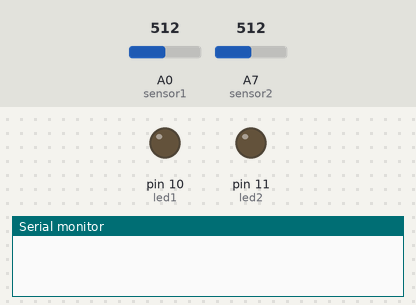
This sketch was run on a simulated Arduino Mega 2560, built with avr-gcc and run on an emulated ATmega2560. Shown: output pins drawn as LEDs (lit = HIGH), the last lines printed to the serial monitor. Inputs (shaded band) come from the test bench; at power-on: A0 (sensor1) = 512, A7 (sensor2) = 512. The modem accepts every AT command (registered, SIM ready, sends succeed) and sends nothing else.

Above: at 0.1 s.
At 85.1 s:
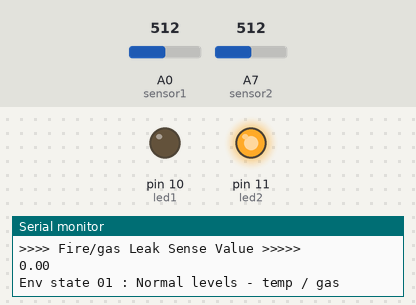
Timing chart, 0 to 86.6 s (numbered marks = the images above):
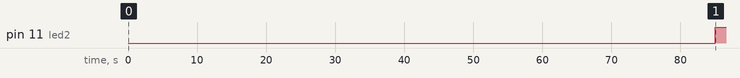

Measured:
- by itself, pin 11 (led2): LOW → HIGH at 85.0 s

The sketch:

IoTFuzzyThreeState.ino
```cpp
/****************************************************************************/
/* IoT - Fuzzy [temperature sensor, gas sensor] - Project  with  ThingSpeak */
/****************************************************************************/

/* Connections for RAW testing by typing commands on serial monitor
   ----------------------------------------------------------------
   Esp-01 TX ---> Arduino MEGA 1
   Esp-01 RX ---> Arduino MEGA 0
   ESP-01 VCC,ESP-01 CH_PD ---> Arduino MEGA 3V3 power rail
   ESP-01 GND --> GND

   MSP430 VCC 3V3 --> Arduino MEGA 3V3 power rail
   MSP430 GND --> GND

*/
/* Connections - Final Setup
   >>>>>>>>>>>>>>>>>>>>>>>>>

   Esp-01 TX ---> Arduino MEGA RX19
   Esp-01 RX ---> Arduino MEGA TX18
   ESP-01 VCC,ESP-01 CH_PD ---> Arduino MEGA 3V3 power rail
   ESP-01 GND --> GND

   MSP430 VCC 3V3 --> Arduino MEGA 3V3 power rail
   MSP430 GND --> GND

   Sensors to be connected on analog/digtal pins using 5V
   Piezo speaker is connected to piezoPin and controlled with tone() and noTone()
   #Any other pair of TX and RX MEGA pins can be used . 19,18 form Serial1()
*/

//Analog pins
int sensor1=A0;
int sensor2=A7;
//int sensor3=A2;
//int sensor4=A7;
//int sensor5in=12;
//int sensor5out=13;

int led1=10;
int led2=11;
int piezoPin=2;

float tempRead;
float gasRead;
//float lightRead;
//float soundRead;
//float ultrasonicRead;

String HOST;
String PORT;
String POST;
String POST_CrispFuzzyOP;
String API_WR;
String API_RD;
String ChID;

int postLen;
int postLentc;

uint32_t period; //used for timer
int speaker_Alarm=0;


void setup(){

  Serial.begin(9600);
  Serial1.begin(9600);

  //Pins
  pinMode(A0,INPUT);
  pinMode(A3,INPUT);
  pinMode(10,OUTPUT);
  pinMode(11,OUTPUT);

  //Network
  String AP ="Access point name";
  String PASS ="Password";

  //Cloud
  HOST="api.thingspeak.com";
  PORT="80";
  API_WR="WRITE KEY"; //API write key
  API_RD="READ KEY";//API read key
  ChID="CHANNEL ID";//Channel ID

  //Sensor fileds
  //------------------
  //field1 - Temperature
  //field2 - Gas Leak
  //field6 - Fire/gas Leak


  ATCommand("AT",150);

  ATCommand("AT+CWMODE=1",150);

  ATCommand("AT+CWJAP?",150);

  ATCommand("AT+CWJAP=\""+AP+"\",\""+PASS+"\"",15000); //Connecting to a wifi network
  Serial.println();

  ATCommand("AT+CWJAP?",150); //Checking if connected to any access point

  ATCommand("AT+CIFSR",300);  //Obtaining IP
  Serial.println();

  period = 0.25 * 60000L;    //Duration( 0.25=15seconds )

}

void loop(){

  Serial.println("Sensor Data");

  //Looping for atleast 15 seconds before posting new data set.
  for( uint32_t tStart = millis();  (millis()-tStart) < period;  ){
    tempRead = (float(((analogRead(sensor1)*(5.0/1024))+0.5)*100))-58;
    gasRead = float(analogRead(sensor2)*(5.0/1024));
    Serial.println("temp="+String(tempRead)+"C  gasC="+String(gasRead)+"V");
    delay(200);
 }

  delay(500);
  Serial1.flush();
  //**Posting Data to Thingspeak Channel**

  POST="GET /update?api_key="+API_WR+"&field1="+String(tempRead)+"&field2="+String(gasRead);

  postLen = POST.length()+4;

  Serial.println("\n"+POST+"\n");

  ATCommand("AT+CIPMUX=1",1000);  //***************************************888888cipmux=0 or 1

  ATCommand("AT+CIPSTART=0,\"TCP\",\""+HOST+"\","+PORT,1000);

  ATCommand("AT+CIPSEND=0,"+String(postLen),100);

  ATCommand(POST,100);
  ATCommand("",5000);

  ATCommand("AT+CIPCLOSE",5000); //***************************************888888cipclose or cipclose=1


  Serial.print("  Successfully posted (below)sensors data to ThingSpeak ");
  Serial.println("temp="+String(tempRead)+"C  gasC="+String(gasRead)+"V"+"\n"  );

  delay(32000);

  //**Reading latest crisp output uploaded to channel field from fuzzy inference system computation**
  POST_CrispFuzzyOP="GET /channels/"+ChID+"/fields/6/last?api_key="+API_RD+"&results=1";

  postLentc = POST_CrispFuzzyOP.length()+4;

  Serial.println(POST_CrispFuzzyOP+"\n");

  ATCommand("AT+CIPMUX=1",1000);  //***************************************888888cipmux=0 or 1

  ATCommand("AT+CIPSTART=0,\"TCP\",\"184.106.153.149\","+PORT,1000);
  ATCommand("AT+CIPSEND=0,"+String(postLentc),100);

  ATCommand(POST_CrispFuzzyOP,400);
  ATCommandwRespDo("",5000);   // important function()

  ATCommand("AT+CIPCLOSE",5000);


}


void ATResponse(){
  while(Serial1.available()){
    Serial.write(Serial1.read());
  }
  Serial.println();

}

void ATCommand(String AT,int Delay){
  Serial1.print(AT+"\r\n");
  delay(Delay);
  ATResponse();
  delay(50);
}

void RespSys(float h){
  if(h<=26.67){
     Serial.println("Env state 01 : Normal levels - temp / gas");
     noTone(piezoPin); // Mute piezo buzzer
     digitalWrite(led1,LOW);
     digitalWrite(led2,HIGH);
  }
  if (h>26.67 && h<=53.33){
     Serial.println("Env state 10 : High levels - temp / gas");
     tone(piezoPin,h*10);
     digitalWrite(led1,HIGH);
     digitalWrite(led2,LOW);
  }
  if(h>53.33){
     Serial.println("Env state 11 : Critically/Explosive levels - temp / gas");
     tone(piezoPin,h*15);
     digitalWrite(led1,HIGH);
     digitalWrite(led2,HIGH);
  }
}

void ATResponseImplementor(){
  String recev="";
  if(Serial1.available()>0)
    {
      delay(1000);
      while(Serial1.available())
      {
        recev+=(char(Serial1.read()));
      }
    }
  String a = recev.substring(39,45);
  float h=a.toFloat();
  Serial.println(">>>> Fire/gas Leak Sense Value >>>>>\n");
  Serial.println(h);
  RespSys(h);
}

void ATCommandwRespDo(String AT,int Delay){
  Serial1.print(AT+"\r\n");
  delay(Delay);
  ATResponseImplementor();
  delay(50);
}

int find_text(String sr, String recd)      //function to search a Substring in Received msg
 {
    int foundpos = -1;
    for (int i = 0; (i < recd.length() - sr.length()); i++)
    {
      if (recd.substring(i,sr.length()+i) == sr)
      {
        foundpos = 1;
      }
    }
    return foundpos;
 }
```
